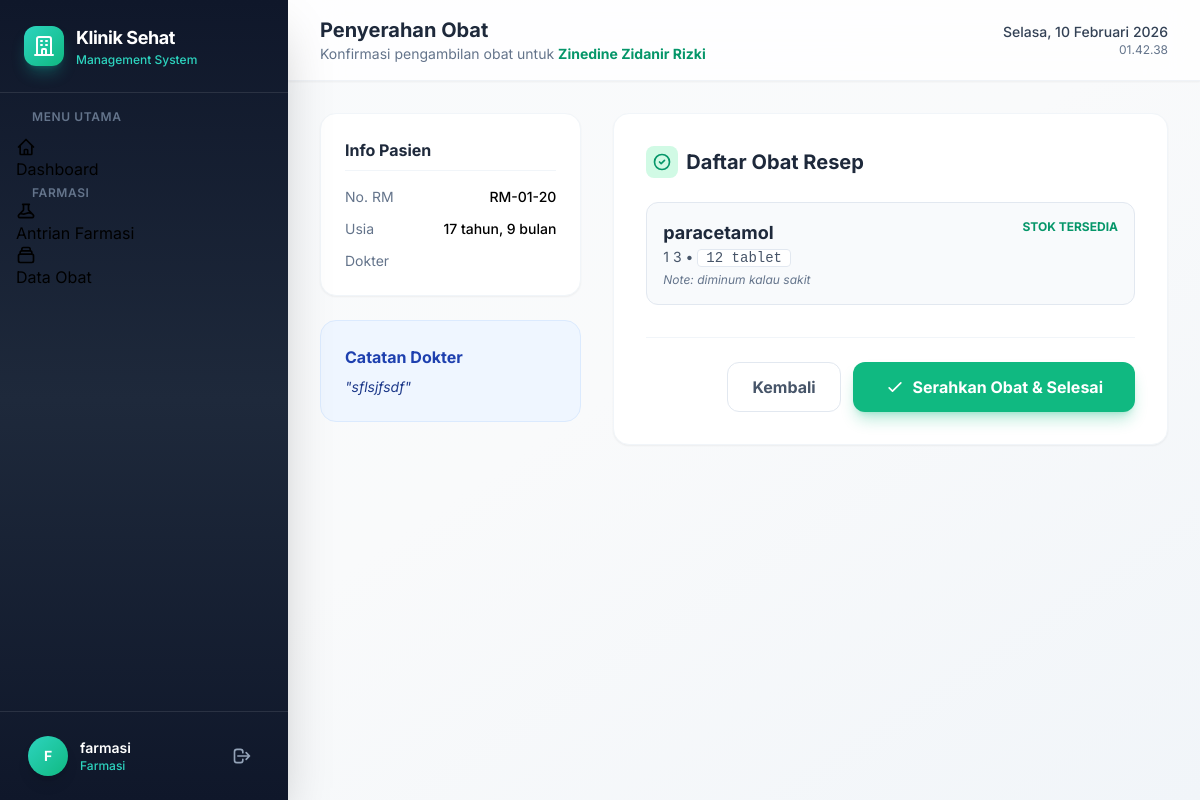
The page /pharmacy/1/dispense/ (signed in) on the database its author committed.
### clinic_auth/models.py (models this page shows, shortened)
class User(AbstractUser):
    ROLE_CHOICES = [
        ("admin", "Admin"),
        ("loket", "Loket"),
        ("ugd", "UGD"),
        ("dokter", "Dokter"),
        ("farmasi", "Farmasi"),
    ]
    role = models.CharField(max_length=20, choices=ROLE_CHOICES, default="loket")
    phone = models.CharField(max_length=20, blank=True)
    class Meta:
        db_table = "users"

### registrations/models.py (models this page shows, shortened)
class Registration(models.Model):
    STATUS_CHOICES = [
        ("waiting_triage", "Menunggu Triage"),
        ("in_triage", "Sedang Triage"),
        ("waiting_exam", "Menunggu Pemeriksaan"),
        ("in_exam", "Sedang Diperiksa"),
        ("waiting_pharmacy", "Menunggu Farmasi"),
        ("completed", "Selesai"),
        ("cancelled", "Dibatalkan"),
    ]
    patient = models.ForeignKey(
        Patient,
        on_delete=models.CASCADE,
        related_name="registrations",
        verbose_name="Pasien",
    )
    queue_number = models.PositiveIntegerField(verbose_name="No. Antrian")
    status = models.CharField(
        max_length=20,
        choices=STATUS_CHOICES,
        default="waiting_triage",
        verbose_name="Status",
    )
    notes = models.TextField(blank=True, verbose_name="Catatan")
    created_at = models.DateTimeField(auto_now_add=True)
    updated_at = models.DateTimeField(auto_now=True)
    class Meta:
        db_table = "registrations"
        ordering = ["-created_at"]
        verbose_name = "Registrasi"
        verbose_name_plural = "Registrasi"

### patients/models.py (models this page shows, shortened)
class Patient(models.Model):
    GENDER_CHOICES = [
        ("L", "Laki-laki"),
        ("P", "Perempuan"),
    ]
    medical_record_number = models.CharField(
        max_length=20, unique=True, verbose_name="No. Rekam Medis"
    )
    name = models.CharField(max_length=100, verbose_name="Nama Lengkap")
    birth_date = models.DateField(verbose_name="Tanggal Lahir")
    gender = models.CharField(
        max_length=10, choices=GENDER_CHOICES, verbose_name="Jenis Kelamin"
    )
    address = models.TextField(verbose_name="Alamat")
    phone = models.CharField(max_length=20, verbose_name="No. Telepon")
    created_at = models.DateTimeField(auto_now_add=True)
    updated_at = models.DateTimeField(auto_now=True)
    class Meta:
        db_table = "patients"
        ordering = ["-created_at"]
        verbose_name = "Pasien"
        verbose_name_plural = "Pasien"

### examinations/models.py (models this page shows, shortened)
class Examination(models.Model):
    registration = models.OneToOneField(
        Registration,
        on_delete=models.CASCADE,
        related_name="examination",
        verbose_name="Registrasi",
    )
    doctor = models.ForeignKey(
        Doctor,
        on_delete=models.CASCADE,
        related_name="examinations",
        verbose_name="Dokter",
    )
    diagnosis = models.TextField(verbose_name="Diagnosis")
    notes = models.TextField(blank=True, verbose_name="Catatan")
    treatment = models.TextField(blank=True, verbose_name="Tindakan")
    created_at = models.DateTimeField(auto_now_add=True)
    updated_at = models.DateTimeField(auto_now=True)
    class Meta:
        db_table = "examinations"
        ordering = ["-created_at"]
        verbose_name = "Pemeriksaan"
        verbose_name_plural = "Pemeriksaan"

### pharmacy/models.py (models this page shows, shortened)
class Prescription(models.Model):
    examination = models.ForeignKey(
        Examination,
        on_delete=models.CASCADE,
        related_name="prescriptions",
        verbose_name="Pemeriksaan",
    )
    medicine = models.ForeignKey(
        Medicine, on_delete=models.CASCADE, verbose_name="Obat"
    )
    dosage = models.CharField(max_length=100, verbose_name="Dosis")
    quantity = models.PositiveIntegerField(verbose_name="Jumlah")
    instructions = models.TextField(blank=True, verbose_name="Aturan Pakai")
    is_dispensed = models.BooleanField(default=False, verbose_name="Sudah Diserahkan")
    dispensed_by = models.ForeignKey(
        settings.AUTH_USER_MODEL,
        on_delete=models.SET_NULL,
        null=True,
        blank=True,
        verbose_name="Diserahkan Oleh",
    )
    dispensed_at = models.DateTimeField(
        null=True, blank=True, verbose_name="Waktu Penyerahan"
    )
    class Meta:
        db_table = "prescriptions"
        verbose_name = "Resep"
        verbose_name_plural = "Resep"

class Medicine(models.Model):
    name = models.CharField(max_length=100, verbose_name="Nama Obat")
    description = models.TextField(blank=True, verbose_name="Deskripsi")
    stock = models.PositiveIntegerField(default=0, verbose_name="Stok")
    unit = models.CharField(max_length=30, default="tablet", verbose_name="Satuan")
    price = models.DecimalField(
        max_digits=12, decimal_places=2, default=0, verbose_name="Harga"
    )
    is_active = models.BooleanField(default=True, verbose_name="Aktif")
    created_at = models.DateTimeField(auto_now_add=True)
    updated_at = models.DateTimeField(auto_now=True)
    class Meta:
        db_table = "medicines"
        ordering = ["name"]
        verbose_name = "Obat"
        verbose_name_plural = "Obat"

### pharmacy/views.py (the view, shortened to what this page needs)
class PharmacyDispenseView(FarmasiRequiredMixin, DetailView):
    model = Registration
    template_name = "pharmacy/dispense.html"
    context_object_name = "registration"
    def get_queryset(self):
        return Registration.objects.select_related(
            "patient", "examination__doctor__user"
        )
    def get_context_data(self, **kwargs):
        context = super().get_context_data(**kwargs)
        registration = self.get_object()
        if hasattr(registration, "examination"):
            context["prescriptions"] = (
                registration.examination.prescriptions.select_related("medicine").all()
            )
        return context

### templates/pharmacy/dispense.html (shortened to what this page needs)
{% extends 'base.html' %}
{% block page_title %}Penyerahan Obat{% endblock %}
{% block page_subtitle %}Konfirmasi pengambilan obat untuk <span class="font-bold text-emerald-600">{{ registration.patient.name }}</span>{% endblock %}
{% block content %}
<div class="grid grid-cols-1 lg:grid-cols-3 gap-8">
    <div class="lg:col-span-1 space-y-6">
        <div class="bg-white rounded-2xl p-6 shadow-sm border border-slate-100">
            <h3 class="font-bold text-slate-800 mb-4 border-b border-slate-100 pb-2">Info Pasien</h3>
            <div class="space-y-3 text-sm">
                <div class="flex justify-between">
                    <span class="text-slate-500">No. RM</span>
                    <span class="font-medium">{{ registration.patient.medical_record_number }}</span>
                </div>
                <div class="flex justify-between">
                    <span class="text-slate-500">Usia</span>
                    <span class="font-medium">{{ registration.patient.birth_date|timesince }}</span>
                </div>
                <div class="flex justify-between">
                    <span class="text-slate-500">Dokter</span>
                </div>
            </div>
        </div>
        <div class="bg-blue-50 rounded-2xl p-6 border border-blue-100">
            <h3 class="font-bold text-blue-800 mb-2">Catatan Dokter</h3>
            <p class="text-blue-900 text-sm italic">"{{ registration.examination.notes|default:'-' }}"</p>
        </div>
    </div>
    <div class="lg:col-span-2">
        <div class="bg-white rounded-2xl p-8 shadow-sm border border-slate-100">
            <h3 class="text-xl font-bold text-slate-800 mb-6 flex items-center gap-2">
                <span class="w-8 h-8 rounded-lg bg-emerald-100 text-emerald-600 flex items-center justify-center">
                    <svg class="w-5 h-5" fill="none" stroke="currentColor" viewBox="0 0 24 24"><path stroke-linecap="round" stroke-linejoin="round" stroke-width="2" d="M9 12l2 2 4-4m6 2a9 9 0 11-18 0 9 9 0 0118 0z"/></svg>
                </span>
                Daftar Obat Resep
            </h3>
            <div class="space-y-4 mb-8">
                {% for pres in prescriptions %}
                <div class="p-4 rounded-xl border {% if pres.medicine.stock < pres.quantity %}border-red-200 bg-red-50{% else %}border-slate-200 bg-slate-50{% endif %}">
                    <div class="flex justify-between items-start">
                        <div>
                            <h4 class="font-bold text-slate-800 text-lg">{{ pres.medicine.name }}</h4>
                            <p class="text-sm text-slate-600">{{ pres.dosage }} • <span class="font-mono bg-white px-2 rounded border border-slate-200">{{ pres.quantity }} {{ pres.medicine.unit }}</span></p>
                            {% if pres.instructions %}
                            <p class="text-xs text-slate-500 mt-1 italic">Note: {{ pres.instructions }}</p>
                            {% endif %}
                        </div>
                        <div class="text-right">
                           {% if pres.medicine.stock < pres.quantity %}
                           <span class="text-red-600 font-bold text-xs uppercase block mb-1">Stok Kurang ({{ pres.medicine.stock }})</span>
                           {% else %}
                           <span class="text-emerald-600 font-bold text-xs uppercase block mb-1">Stok Tersedia</span>
                           {% endif %}
                        </div>
                    </div>
                </div>
                {% endfor %}
            </div>
            <form method="post" onsubmit="return confirm('PENTING: Stok akan otomatis dikurangi. Lanjutkan?');">
                <div class="flex justify-end gap-3 pt-6 border-t border-slate-100">
                    <a href="{% url 'pharmacy-queue' %}" class="px-6 py-3 rounded-xl text-slate-600 hover:bg-slate-50 border border-slate-200 font-bold transition-colors">
                        Kembali
                    </a>
                    <button type="submit" class="px-8 py-3 bg-emerald-500 hover:bg-emerald-600 text-white rounded-xl font-bold shadow-lg shadow-emerald-500/30 transform hover:-translate-y-0.5 transition-all flex items-center gap-2">
                        <svg class="w-5 h-5" fill="none" stroke="currentColor" viewBox="0 0 24 24"><path stroke-linecap="round" stroke-linejoin="round" stroke-width="2" d="M5 13l4 4L19 7"/></svg>
                        Serahkan Obat & Selesai
                    </button>
                </div>
            </form>
        </div>
    </div>
</div>
{% endblock %}

### templates/base.html (shortened to what this page needs)
{% load static %}
<!DOCTYPE html>
<html lang="id" class="h-full">
<head>
    <script src="https://cdn.tailwindcss.com"></script>
    <link href="https://cdn.jsdelivr.net/npm/heroicons@2.0.18/heroicons.min.css" rel="stylesheet">
</head>
<body class="h-full bg-gradient-to-br from-slate-50 via-gray-50 to-slate-100">
    {% if user.is_authenticated %}
    <div class="flex h-screen overflow-hidden">
        <aside id="sidebar" class="w-72 bg-gradient-to-b from-slate-900 via-slate-800 to-slate-900 flex flex-col shadow-2xl z-30 transition-all duration-300 flex-shrink-0">
            <div class="p-6 border-b border-white/10">
                <div class="flex items-center gap-3">
                    <div class="w-10 h-10 rounded-xl bg-gradient-to-br from-teal-400 to-emerald-500 flex items-center justify-center shadow-lg shadow-teal-500/30">
                        <svg class="w-6 h-6 text-white" fill="none" stroke="currentColor" viewBox="0 0 24 24">
                            <path stroke-linecap="round" stroke-linejoin="round" stroke-width="2" d="M19 21V5a2 2 0 00-2-2H7a2 2 0 00-2 2v16m14 0h2m-2 0h-5m-9 0H3m2 0h5M9 7h1m-1 4h1m4-4h1m-1 4h1m-5 10v-5a1 1 0 011-1h2a1 1 0 011 1v5m-4 0h4"/>
                        </svg>
                    </div>
                    <div>
                        <h1 class="text-lg font-bold text-white tracking-tight">Klinik Sehat</h1>
                        <p class="text-xs text-teal-400 font-medium">Management System</p>
                    </div>
                </div>
            </div>
            <nav class="flex-1 p-4 space-y-1 overflow-y-auto">
                <p class="text-xs font-semibold text-slate-500 uppercase tracking-wider px-4 mb-3">Menu Utama</p>
                <a href="{% url 'dashboard' %}" class="sidebar-link {% if request.resolver_match.url_name == 'dashboard' %}active{% endif %}">
                    <svg class="w-5 h-5" fill="none" stroke="currentColor" viewBox="0 0 24 24"><path stroke-linecap="round" stroke-linejoin="round" stroke-width="2" d="M3 12l2-2m0 0l7-7 7 7M5 10v10a1 1 0 001 1h3m10-11l2 2m-2-2v10a1 1 0 01-1 1h-3m-6 0a1 1 0 001-1v-4a1 1 0 011-1h2a1 1 0 011 1v4a1 1 0 001 1m-6 0h6"/></svg>
                    Dashboard
                </a>
                {% if user.role == 'admin' or user.role == 'farmasi' %}
                <p class="text-xs font-semibold text-slate-500 uppercase tracking-wider px-4 mt-6 mb-3">Farmasi</p>
                <a href="{% url 'pharmacy-queue' %}" class="sidebar-link {% if 'pharmacy' in request.resolver_match.url_name %}active{% endif %}">
                    Antrian Farmasi
                </a>
                <a href="{% url 'medicine-list' %}" class="sidebar-link {% if 'medicine' in request.resolver_match.url_name %}active{% endif %}">
                    <svg class="w-5 h-5" fill="none" stroke="currentColor" viewBox="0 0 24 24"><path stroke-linecap="round" stroke-linejoin="round" stroke-width="2" d="M19 11H5m14 0a2 2 0 012 2v6a2 2 0 01-2 2H5a2 2 0 01-2-2v-6a2 2 0 012-2m14 0V9a2 2 0 00-2-2M5 11V9a2 2 0 012-2m0 0V5a2 2 0 012-2h6a2 2 0 012 2v2M7 7h10"/></svg>
                    Data Obat
                </a>
                {% endif %}
            </nav>
            <div class="p-4 border-t border-white/10">
                <div class="flex items-center gap-3 px-3 py-2">
                    <div class="w-10 h-10 rounded-full bg-gradient-to-br from-teal-400 to-emerald-500 flex items-center justify-center text-white font-bold text-sm shadow-lg">
                        {{ user.first_name|default:user.username|first|upper }}
                    </div>
                    <div class="flex-1 min-w-0">
                        <p class="text-sm font-semibold text-white truncate">{{ user.get_full_name|default:user.username }}</p>
                        <p class="text-xs text-teal-400 font-medium">{{ user.get_role_display }}</p>
                    </div>
                    <a href="{% url 'logout' %}" class="p-2 rounded-lg text-slate-400 hover:text-red-400 hover:bg-white/10 transition-all" title="Logout">
                        <svg class="w-5 h-5" fill="none" stroke="currentColor" viewBox="0 0 24 24"><path stroke-linecap="round" stroke-linejoin="round" stroke-width="2" d="M17 16l4-4m0 0l-4-4m4 4H7m6 4v1a3 3 0 01-3 3H6a3 3 0 01-3-3V7a3 3 0 013-3h4a3 3 0 013 3v1"/></svg>
                    </a>
                </div>
            </div>
        </aside>
        <div class="flex-1 flex flex-col overflow-hidden">
            <header class="bg-white/80 backdrop-blur-xl border-b border-slate-200/50 px-8 py-4 flex items-center justify-between shadow-sm z-20">
                <div class="flex items-center gap-4">
                    <div>
                        <h2 class="text-xl font-bold text-slate-800">{% block page_title %}Dashboard{% endblock %}</h2>
                        <p class="text-sm text-slate-500">{% block page_subtitle %}Selamat datang di Sistem Manajemen Klinik{% endblock %}</p>
                    </div>
                </div>
                <div class="flex items-center gap-3">
                    <div class="text-right hidden sm:block">
                        <p class="text-sm font-medium text-slate-700" id="current-date"></p>
                        <p class="text-xs text-slate-500" id="current-time"></p>
                    </div>
                </div>
            </header>
            <main class="flex-1 overflow-y-auto p-8">
                {% block content %}{% endblock %}
            </main>
        </div>
    </div>
    {% else %}
        {% block auth_content %}{% endblock %}
    {% endif %}
</body>
</html>

### rows shown on the page
User: first_name|first "F", get_full_name "farmasi", role "Farmasi"
Registration: patient.name "Zinedine Zidanir Rizki", patient.medical_record_number "RM-01-20", patient.birth_date "17 tahun, 9 bulan", examination.notes "sflsjfsdf"
Prescription: medicine.name "paracetamol", dosage "1 3", quantity "12", medicine.unit "tablet", instructions "diminum kalau sakit", shows "STOK TERSEDIA"
